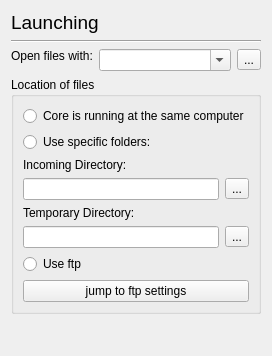
     <widget class="QWidget" name="Launching">
      <layout class="QVBoxLayout" name="verticalLayout_6">
       <item>
        <widget class="QLabel" name="label_28">
         <property name="font">
          <font>
           <pointsize>14</pointsize>
          </font>
         </property>
         <property name="text">
          <string>Launching</string>
         </property>
        </widget>
       </item>
       <item>
        <widget class="Line" name="line_5">
         <property name="orientation">
          <enum>Qt::Horizontal</enum>
         </property>
        </widget>
       </item>
       <item>
        <layout class="QFormLayout" name="formLayout_8">
         <item row="0" column="0">
          <widget class="QLabel" name="label_22">
           <property name="sizePolicy">
            <sizepolicy hsizetype="Fixed" vsizetype="Fixed">
             <horstretch>0</horstretch>
             <verstretch>0</verstretch>
            </sizepolicy>
           </property>
           <property name="text">
            <string>Open files with:</string>
           </property>
          </widget>
         </item>
         <item row="0" column="1">
          <layout class="QHBoxLayout" name="horizontalLayout_6">
           <item>
            <widget class="QComboBox" name="launchCombo">
             <property name="editable">
              <bool>true</bool>
             </property>
            </widget>
           </item>
           <item>
            <widget class="QToolButton" name="launcherButton">
             <property name="text">
              <string>...</string>
             </property>
            </widget>
           </item>
          </layout>
         </item>
        </layout>
       </item>
       <item>
        <widget class="QGroupBox" name="groupBox">
         <property name="sizePolicy">
          <sizepolicy hsizetype="Expanding" vsizetype="Expanding">
           <horstretch>0</horstretch>
           <verstretch>0</verstretch>
          </sizepolicy>
         </property>
         <property name="title">
          <string>Location of files</string>
         </property>
         <layout class="QVBoxLayout" name="verticalLayout_5">
          <item>
           <widget class="QRadioButton" name="sameComputerRadio">
            <property name="text">
             <string>Core is running at the same computer</string>
            </property>
           </widget>
          </item>
          <item>
           <widget class="QRadioButton" name="specificRadio">
            <property name="text">
             <string>Use specific folders:</string>
            </property>
           </widget>
          </item>
          <item>
           <widget class="QLabel" name="incomingSpecificLabel">
            <property name="text">
             <string>Incoming Directory:</string>
            </property>
           </widget>
          </item>
          <item>
           <layout class="QHBoxLayout" name="horizontalLayout_8">
            <item>
             <widget class="QLineEdit" name="incomingSpecificEdit"/>
            </item>
            <item>
             <widget class="QToolButton" name="incomingSpecificButton">
              <property name="text">
               <string>...</string>
              </property>
             </widget>
            </item>
           </layout>
          </item>
          <item>
           <widget class="QLabel" name="tempSpecificLabel">
            <property name="text">
             <string>Temporary Directory:</string>
            </property>
           </widget>
          </item>
          <item>
           <layout class="QHBoxLayout" name="horizontalLayout_9">
            <item>
             <widget class="QLineEdit" name="tempSpecificEdit"/>
            </item>
            <item>
             <widget class="QToolButton" name="tempSpecificButton">
              <property name="text">
               <string>...</string>
              </property>
             </widget>
            </item>
           </layout>
          </item>
          <item>
           <widget class="QRadioButton" name="ftpRadio">
            <property name="enabled">
             <bool>true</bool>
            </property>
            <property name="text">
             <string>Use ftp</string>
            </property>
           </widget>
          </item>
          <item>
           <widget class="QPushButton" name="jumpFtpButton">
            <property name="text">
             <string>jump to ftp settings</string>
            </property>
           </widget>
          </item>
         </layout>
        </widget>
       </item>
       <item>
        <spacer name="verticalSpacer_5">
         <property name="orientation">
          <enum>Qt::Vertical</enum>
         </property>
         <property name="sizeHint" stdset="0">
          <size>
           <width>20</width>
           <height>31</height>
          </size>
         </property>
        </spacer>
       </item>
      </layout>
     </widget>
